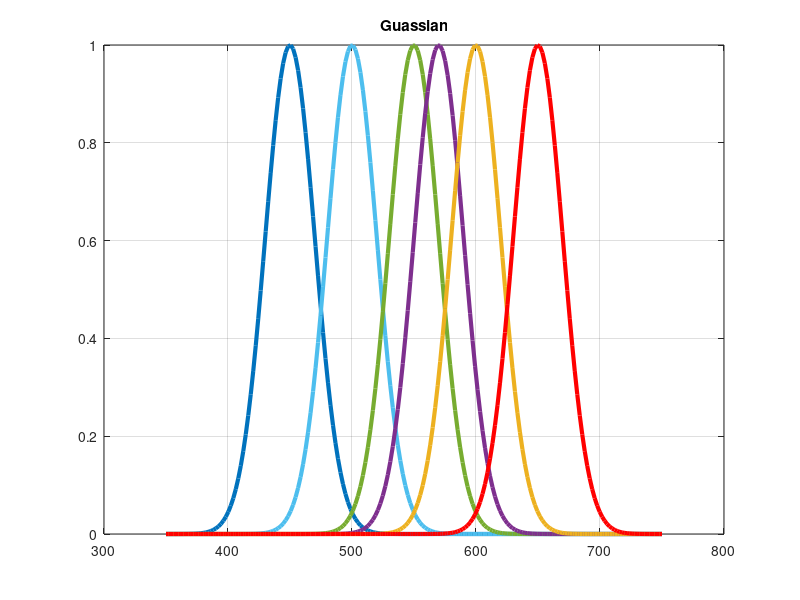

Here is the MATLAB script that generated this plot:
% Plot AS7262 Spectrum - bandwidth = 40 nm
% 450, 500, 550, 570, 600, 650


gaus = @(x,mu,sig,amp,vo)amp*exp(-(((x-mu).^2)/(2*sig.^2)))+vo;
x = linspace(350,750,200);

%% 450

mu1 = 450;
sig1 = 20;
amp1 = 1;
vo1 = 0; 
y1 = gaus(x,mu1,sig1,amp1,vo1);

%% 500

mu2 = 500;
sig2 = 20;
amp2 = 1;
vo2 = 0; 
y2 = gaus(x,mu2,sig2,amp2,vo2);

%% 550

mu3 = 550;
sig3 = 20;
amp3 = 1;
vo3 = 0; 
y3 = gaus(x,mu3,sig3,amp3,vo3);

%% 570

mu4 = 570;
sig4 = 20;
amp4 = 1;
vo4 = 0; 
y4 = gaus(x,mu4,sig4,amp4,vo4);

%% 600

mu5 = 600;
sig5 = 20;
amp5 = 1;
vo5 = 0; 
y5 = gaus(x,mu5,sig5,amp5,vo5);

%% 650

mu6 = 650;
sig6 = 20;
amp6 = 1;
vo6 = 0; 
y6 = gaus(x,mu6,sig6,amp6,vo6);

%% Plot gaussian
plot(x, y1, 'Color',[0, 0.4470, 0.7410], 'LineWidth',3)
hold on;
plot(x, y2, 'Color',[0.3010, 0.7450, 0.9330], 'LineWidth',3)
hold on;
plot(x, y3, 'Color',[0.4660, 0.6740, 0.1880], 'LineWidth',3)
hold on;
plot(x, y4, 'Color',[0.4940, 0.1840, 0.5560], 'LineWidth',3)
hold on;
plot(x, y5, 'Color',[0.9290, 0.6940, 0.1250], 'LineWidth',3)
hold on;
plot(x, y6, 'r', 'LineWidth',3)
grid on;
title('Guassian')



